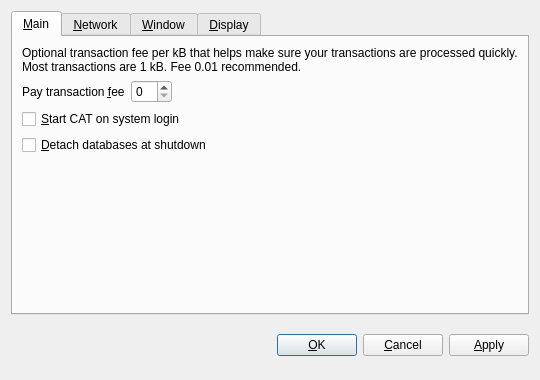
<?xml version="1.0" encoding="UTF-8"?>
<ui version="4.0">
 <class>OptionsDialog</class>
 <widget class="QDialog" name="OptionsDialog">
  <property name="geometry">
   <rect>
    <x>0</x>
    <y>0</y>
    <width>540</width>
    <height>380</height>
   </rect>
  </property>
  <property name="windowTitle">
   <string>Options</string>
  </property>
  <property name="modal">
   <bool>true</bool>
  </property>
  <layout class="QVBoxLayout" name="verticalLayout">
   <item>
    <widget class="QTabWidget" name="tabWidget">
     <property name="tabPosition">
      <enum>QTabWidget::North</enum>
     </property>
     <property name="currentIndex">
      <number>0</number>
     </property>
     <widget class="QWidget" name="tabMain">
      <attribute name="title">
       <string>&amp;Main</string>
      </attribute>
      <layout class="QVBoxLayout" name="verticalLayout_Main">
       <item>
        <widget class="QLabel" name="transactionFeeInfoLabel">
         <property name="text">
          <string>Optional transaction fee per kB that helps make sure your transactions are processed quickly. Most transactions are 1 kB. Fee 0.01 recommended.</string>
         </property>
         <property name="textFormat">
          <enum>Qt::PlainText</enum>
         </property>
         <property name="wordWrap">
          <bool>true</bool>
         </property>
        </widget>
       </item>
       <item>
        <layout class="QHBoxLayout" name="horizontalLayout_Main">
         <item>
          <widget class="QLabel" name="transactionFeeLabel">
           <property name="text">
            <string>Pay transaction &amp;fee</string>
           </property>
           <property name="textFormat">
            <enum>Qt::PlainText</enum>
           </property>
           <property name="buddy">
            <cstring>transactionFee</cstring>
           </property>
          </widget>
         </item>
         <item>
          <widget class="BitcoinAmountField" name="transactionFee"/>
         </item>
         <item>
          <spacer name="horizontalSpacer_Main">
           <property name="orientation">
            <enum>Qt::Horizontal</enum>
           </property>
           <property name="sizeHint" stdset="0">
            <size>
             <width>40</width>
             <height>20</height>
            </size>
           </property>
          </spacer>
         </item>
        </layout>
       </item>
       <item>
        <widget class="QCheckBox" name="bitcoinAtStartup">
         <property name="toolTip">
          <string>Automatically start CAT after logging in to the system.</string>
         </property>
         <property name="text">
          <string>&amp;Start CAT on system login</string>
         </property>
        </widget>
       </item>
       <item>
        <widget class="QCheckBox" name="detachDatabases">
         <property name="toolTip">
          <string>Detach block and address databases at shutdown. This means they can be moved to another data directory, but it slows down shutdown. The wallet is always detached.</string>
         </property>
         <property name="text">
          <string>&amp;Detach databases at shutdown</string>
         </property>
        </widget>
       </item>
       <item>
        <spacer name="verticalSpacer_Main">
         <property name="orientation">
          <enum>Qt::Vertical</enum>
         </property>
         <property name="sizeHint" stdset="0">
          <size>
           <width>20</width>
           <height>40</height>
          </size>
         </property>
        </spacer>
       </item>
      </layout>
     </widget>
     <widget class="QWidget" name="tabNetwork">
      <attribute name="title">
       <string>&amp;Network</string>
      </attribute>
      <layout class="QVBoxLayout" name="verticalLayout_Network">
       <item>
        <widget class="QCheckBox" name="mapPortUpnp">
         <property name="toolTip">
          <string>Automatically open the CAT client port on the router. This only works when your router supports UPnP and it is enabled.</string>
         </property>
         <property name="text">
          <string>Map port using &amp;UPnP</string>
         </property>
        </widget>
       </item>
       <item>
        <widget class="QCheckBox" name="connectSocks">
         <property name="toolTip">
          <string>Connect to the CAT network through a SOCKS proxy (e.g. when connecting through Tor).</string>
         </property>
         <property name="text">
          <string>&amp;Connect through SOCKS proxy:</string>
         </property>
        </widget>
       </item>
       <item>
        <layout class="QHBoxLayout" name="horizontalLayout_Network">
         <item>
          <widget class="QLabel" name="proxyIpLabel">
           <property name="text">
            <string>Proxy &amp;IP:</string>
           </property>
           <property name="textFormat">
            <enum>Qt::PlainText</enum>
           </property>
           <property name="buddy">
            <cstring>proxyIp</cstring>
           </property>
          </widget>
         </item>
         <item>
          <widget class="QValidatedLineEdit" name="proxyIp">
           <property name="maximumSize">
            <size>
             <width>140</width>
             <height>16777215</height>
            </size>
           </property>
           <property name="toolTip">
            <string>IP address of the proxy (e.g. 127.0.0.1)</string>
           </property>
          </widget>
         </item>
         <item>
          <widget class="QLabel" name="proxyPortLabel">
           <property name="text">
            <string>&amp;Port:</string>
           </property>
           <property name="textFormat">
            <enum>Qt::PlainText</enum>
           </property>
           <property name="buddy">
            <cstring>proxyPort</cstring>
           </property>
          </widget>
         </item>
         <item>
          <widget class="QLineEdit" name="proxyPort">
           <property name="maximumSize">
            <size>
             <width>55</width>
             <height>16777215</height>
            </size>
           </property>
           <property name="toolTip">
            <string>Port of the proxy (e.g. 9060)</string>
           </property>
          </widget>
         </item>
         <item>
          <widget class="QLabel" name="socksVersionLabel">
           <property name="text">
            <string>SOCKS &amp;Version:</string>
           </property>
           <property name="textFormat">
            <enum>Qt::PlainText</enum>
           </property>
           <property name="buddy">
            <cstring>socksVersion</cstring>
           </property>
          </widget>
         </item>
         <item>
          <widget class="QValueComboBox" name="socksVersion">
           <property name="toolTip">
            <string>SOCKS version of the proxy (e.g. 5)</string>
           </property>
          </widget>
         </item>
         <item>
          <spacer name="horizontalSpacer_Network">
           <property name="orientation">
            <enum>Qt::Horizontal</enum>
           </property>
           <property name="sizeHint" stdset="0">
            <size>
             <width>40</width>
             <height>20</height>
            </size>
           </property>
          </spacer>
         </item>
        </layout>
       </item>
       <item>
        <spacer name="verticalSpacer_Network">
         <property name="orientation">
          <enum>Qt::Vertical</enum>
         </property>
         <property name="sizeHint" stdset="0">
          <size>
           <width>20</width>
           <height>40</height>
          </size>
         </property>
        </spacer>
       </item>
      </layout>
     </widget>
     <widget class="QWidget" name="tabWindow">
      <attribute name="title">
       <string>&amp;Window</string>
      </attribute>
      <layout class="QVBoxLayout" name="verticalLayout_Window">
       <item>
        <widget class="QCheckBox" name="minimizeToTray">
         <property name="toolTip">
          <string>Show only a tray icon after minimizing the window.</string>
         </property>
         <property name="text">
          <string>&amp;Minimize to the tray instead of the taskbar</string>
         </property>
        </widget>
       </item>
       <item>
        <widget class="QCheckBox" name="minimizeOnClose">
         <property name="toolTip">
          <string>Minimize instead of exit the application when the window is closed. When this option is enabled, the application will be closed only after selecting Quit in the menu.</string>
         </property>
         <property name="text">
          <string>M&amp;inimize on close</string>
         </property>
        </widget>
       </item>
       <item>
        <spacer name="verticalSpacer_Window">
         <property name="orientation">
          <enum>Qt::Vertical</enum>
         </property>
         <property name="sizeHint" stdset="0">
          <size>
           <width>20</width>
           <height>40</height>
          </size>
         </property>
        </spacer>
       </item>
      </layout>
     </widget>
     <widget class="QWidget" name="tabDisplay">
      <attribute name="title">
       <string>&amp;Display</string>
      </attribute>
      <layout class="QVBoxLayout" name="verticalLayout_Display">
       <item>
        <layout class="QHBoxLayout" name="horizontalLayout_1_Display">
         <item>
          <widget class="QLabel" name="langLabel">
           <property name="text">
            <string>User Interface &amp;language:</string>
           </property>
           <property name="textFormat">
            <enum>Qt::PlainText</enum>
           </property>
           <property name="buddy">
            <cstring>lang</cstring>
           </property>
          </widget>
         </item>
         <item>
          <widget class="QValueComboBox" name="lang">
           <property name="toolTip">
            <string>The user interface language can be set here. This setting will take effect after restarting CAT.</string>
           </property>
          </widget>
         </item>
        </layout>
       </item>
       <item>
        <layout class="QHBoxLayout" name="horizontalLayout_2_Display">
         <item>
          <widget class="QLabel" name="unitLabel">
           <property name="text">
            <string>&amp;Unit to show amounts in:</string>
           </property>
           <property name="textFormat">
            <enum>Qt::PlainText</enum>
           </property>
           <property name="buddy">
            <cstring>unit</cstring>
           </property>
          </widget>
         </item>
         <item>
          <widget class="QValueComboBox" name="unit">
           <property name="toolTip">
            <string>Choose the default subdivision unit to show in the interface and when sending coins.</string>
           </property>
          </widget>
         </item>
        </layout>
       </item>
       <item>
        <widget class="QCheckBox" name="displayAddresses">
         <property name="toolTip">
          <string>Whether to show CAT addresses in the transaction list or not.</string>
         </property>
         <property name="text">
          <string>&amp;Display addresses in transaction list</string>
         </property>
        </widget>
       </item>
       <item>
        <widget class="QCheckBox" name="coinControlFeatures">
         <property name="toolTip">
          <string>Whether to show coin control features or not.</string>
         </property>
         <property name="text">
          <string>Display coin &amp;control features (experts only!)</string>
         </property>
        </widget>
       </item>
       <item>
        <spacer name="verticalSpacer_Display">
         <property name="orientation">
          <enum>Qt::Vertical</enum>
         </property>
         <property name="sizeHint" stdset="0">
          <size>
           <width>20</width>
           <height>40</height>
          </size>
         </property>
        </spacer>
       </item>
      </layout>
     </widget>
    </widget>
   </item>
   <item>
    <layout class="QHBoxLayout" name="horizontalLayout_Buttons">
     <item>
      <spacer name="horizontalSpacer_1">
       <property name="orientation">
        <enum>Qt::Horizontal</enum>
       </property>
       <property name="sizeHint" stdset="0">
        <size>
         <width>40</width>
         <height>48</height>
        </size>
       </property>
      </spacer>
     </item>
     <item>
      <widget class="QLabel" name="statusLabel">
       <property name="font">
        <font>
         <weight>75</weight>
         <bold>true</bold>
        </font>
       </property>
       <property name="text">
        <string/>
       </property>
       <property name="textFormat">
        <enum>Qt::PlainText</enum>
       </property>
       <property name="wordWrap">
        <bool>true</bool>
       </property>
      </widget>
     </item>
     <item>
      <spacer name="horizontalSpacer_2">
       <property name="orientation">
        <enum>Qt::Horizontal</enum>
       </property>
       <property name="sizeHint" stdset="0">
        <size>
         <width>40</width>
         <height>48</height>
        </size>
       </property>
      </spacer>
     </item>
     <item>
      <widget class="QPushButton" name="okButton">
       <property name="text">
        <string>&amp;OK</string>
       </property>
      </widget>
     </item>
     <item>
      <widget class="QPushButton" name="cancelButton">
       <property name="text">
        <string>&amp;Cancel</string>
       </property>
       <property name="autoDefault">
        <bool>false</bool>
       </property>
      </widget>
     </item>
     <item>
      <widget class="QPushButton" name="applyButton">
       <property name="text">
        <string>&amp;Apply</string>
       </property>
       <property name="autoDefault">
        <bool>false</bool>
       </property>
      </widget>
     </item>
    </layout>
   </item>
  </layout>
 </widget>
 <customwidgets>
  <customwidget>
   <class>BitcoinAmountField</class>
   <extends>QSpinBox</extends>
   <header>bitcoinamountfield.h</header>
  </customwidget>
  <customwidget>
   <class>QValueComboBox</class>
   <extends>QComboBox</extends>
   <header>qvaluecombobox.h</header>
  </customwidget>
  <customwidget>
   <class>QValidatedLineEdit</class>
   <extends>QLineEdit</extends>
   <header>qvalidatedlineedit.h</header>
  </customwidget>
 </customwidgets>
 <resources/>
 <connections/>
</ui>
